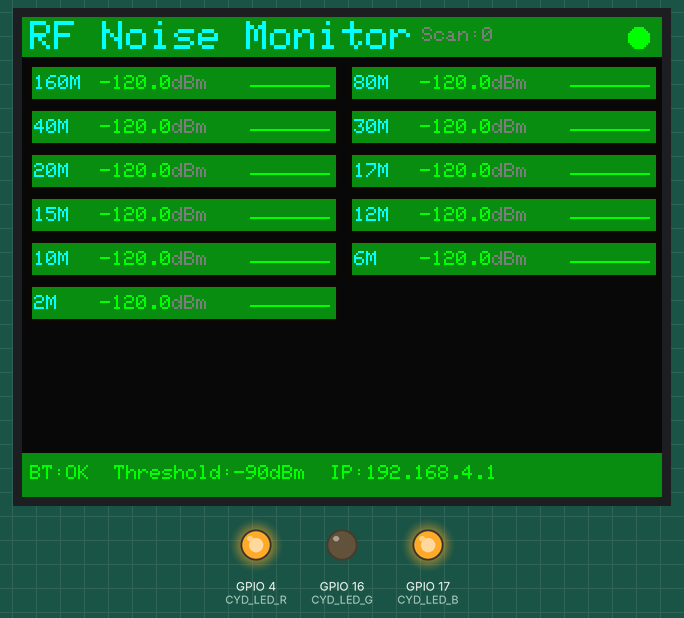
Recording of a sketch running on a simulated ESP32. On the bench: 320×240 colour display, output pins drawn as LEDs (lit = HIGH). Nothing arrives over Bluetooth unless stated.

Above: at 2.0 s.
At 8.5 s:
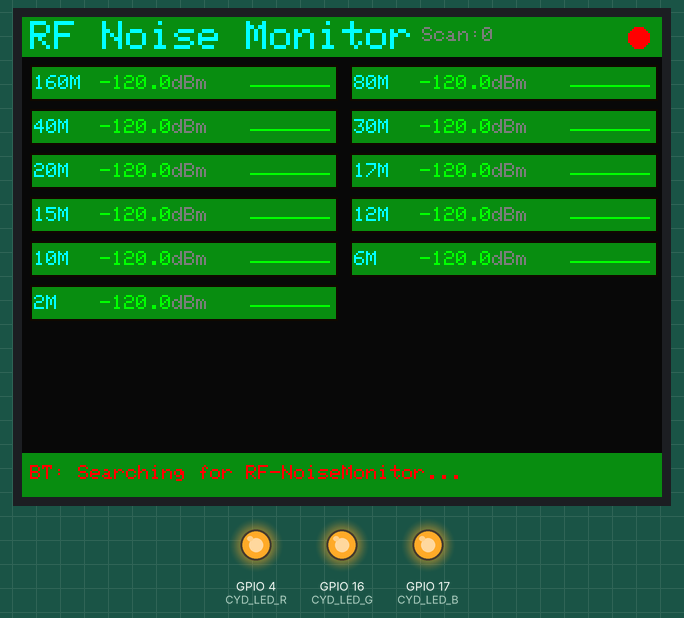
Timing chart, 0 to 10.0 s (numbered marks = the images above):
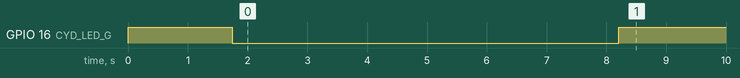

Measured:
- by itself, GPIO 16 (CYD_LED_G): HIGH → LOW at 1.7 s, → HIGH 6.5 s later
- what the display in image 0 shows lasts 6.4 s, from 2.0 s to 8.4 s

The sketch:

cyd_rfi_display.ino
```cpp
// cyd_rfi_display.ino — TM-RFI-FW-002 Rev A
// CYD (ESP32-2432S028R) RFI Noise Floor Display
// ILI9341 320×240, XPT2046 touch, TFT_eSPI
// BT master: connects to "RF-NoiseMonitor"
// Shows: per-band noise floor bars, alert indicators, history trend

#include <Arduino.h>
#include <TFT_eSPI.h>
#include <BluetoothSerial.h>

// ── CYD hardware ──────────────────────────────────────────────────────────
#define CYD_LED_R  4
#define CYD_LED_G  16
#define CYD_LED_B  17

TFT_eSPI    tft = TFT_eSPI();
TFT_eSprite spr = TFT_eSprite(&tft);
BluetoothSerial BT;

// ── Colors ────────────────────────────────────────────────────────────────
#define C_BG      0x0841   // very dark blue-gray
#define C_PANEL   0x0C62
#define C_CYAN    0x07FF
#define C_GREEN   0x07E0
#define C_YELLOW  0xFFE0
#define C_RED     0xF800
#define C_ORANGE  0xFD20
#define C_GRAY    0x7BEF
#define C_WHITE   0xFFFF

// ── Band data ─────────────────────────────────────────────────────────────
#define NUM_BANDS  11
static const char *BAND_NAMES[NUM_BANDS] = {
    "160M","80M","40M","30M","20M","17M","15M","12M","10M","6M","2M"
};

// ── State ─────────────────────────────────────────────────────────────────
static float  g_dBm[NUM_BANDS];
static bool   g_alert[NUM_BANDS];
static bool   g_connected = false;
static float  g_thresh = -90.0f;
static uint32_t g_scan_count = 0;
static unsigned long g_last_rx_ms = 0;
static unsigned long g_connect_ms = 0;

// ── History for mini sparklines ───────────────────────────────────────────
#define HIST_LEN 40
static float g_hist[NUM_BANDS][HIST_LEN];
static uint8_t g_hist_idx = 0;

// ── Parse BT packet from monitor ─────────────────────────────────────────
// Format: "SCAN:123,160M:-95.3,80M:-88.1,...\n"
void parseBTPacket(const String &s) {
    auto getVal = [&](const char *key) -> float {
        int ki = s.indexOf(key);
        if (ki < 0) return -120.0f;
        int vs = ki + strlen(key) + 1;
        int ve = s.indexOf(',', vs);
        if (ve < 0) ve = s.length();
        return s.substring(vs, ve).toFloat();
    };

    int scan_ki = s.indexOf("SCAN:");
    if (scan_ki >= 0) {
        g_scan_count = s.substring(scan_ki + 5, s.indexOf(',', scan_ki)).toInt();
    }

    for (int i = 0; i < NUM_BANDS; i++) {
        g_dBm[i] = getVal(BAND_NAMES[i]);
        g_alert[i] = (g_dBm[i] > g_thresh);
        g_hist[i][g_hist_idx] = g_dBm[i];
    }
    g_hist_idx = (g_hist_idx + 1) % HIST_LEN;
    g_connected = true;
    g_last_rx_ms = millis();
}

// ── Color for noise level ─────────────────────────────────────────────────
uint16_t noiseColor(float dBm) {
    if (dBm > -60) return C_RED;
    if (dBm > -80) return C_ORANGE;
    if (dBm > -100) return C_YELLOW;
    return C_GREEN;
}

// ── Draw main noise floor display ─────────────────────────────────────────
void drawNoiseBars() {
    spr.fillSprite(C_BG);

    // Title bar
    spr.fillRect(0, 0, 320, 20, C_PANEL);
    spr.setTextColor(C_CYAN, C_PANEL);
    spr.setTextSize(2);
    spr.setCursor(4, 2);
    spr.print("RF Noise Monitor");
    uint16_t dot_col = g_connected ? C_GREEN : C_RED;
    spr.fillCircle(308, 10, 5, dot_col);

    // Scan counter
    spr.setTextColor(C_GRAY, C_PANEL);
    spr.setTextSize(1);
    spr.setCursor(200, 5);
    spr.printf("Scan:%lu", (unsigned long)g_scan_count);

    // Band bars — 2 columns × 6 rows + 1 remaining
    const int BAR_W = 140;
    const int BAR_H = 18;
    const int COLS  = 2;
    const int ROW_H = 22;
    const int START_Y = 24;

    for (int i = 0; i < NUM_BANDS; i++) {
        int col = i % COLS;
        int row = i / COLS;
        int x = col * 160 + 4;
        int y = START_Y + row * ROW_H;

        // Background
        uint16_t bg = g_alert[i] ? 0x3000 : C_PANEL;
        spr.fillRect(x, y, 154, BAR_H, bg);
        spr.drawRect(x, y, 154, BAR_H, g_alert[i] ? C_RED : 0x1040);

        // Band name
        spr.setTextColor(g_alert[i] ? C_RED : C_CYAN, bg);
        spr.setTextSize(1);
        spr.setCursor(x + 2, y + 5);
        spr.print(BAND_NAMES[i]);

        // Value
        spr.setTextColor(noiseColor(g_dBm[i]), bg);
        spr.setCursor(x + 35, y + 5);
        spr.printf("%5.1f", g_dBm[i]);
        spr.setTextColor(C_GRAY, bg);
        spr.print("dBm");

        // Bar: map −120→−40 dBm to 0→90px
        float norm = (g_dBm[i] + 120.0f) / 80.0f;
        int bw = (int)(norm * 60.0f);
        bw = constrain(bw, 0, 60);
        spr.fillRect(x + 90, y + 4, bw, BAR_H - 8, noiseColor(g_dBm[i]));

        // Mini sparkline (40 points → 40px wide, 8px tall)
        int sx = x + 110;
        int sy = y + 2;
        for (int j = 0; j < HIST_LEN - 1; j++) {
            int idx0 = (g_hist_idx + j) % HIST_LEN;
            int idx1 = (g_hist_idx + j + 1) % HIST_LEN;
            float v0 = constrain((g_hist[i][idx0] + 120.0f) / 80.0f, 0.0f, 1.0f);
            float v1 = constrain((g_hist[i][idx1] + 120.0f) / 80.0f, 0.0f, 1.0f);
            int y0 = sy + 8 - (int)(v0 * 8);
            int y1 = sy + 8 - (int)(v1 * 8);
            int x0 = sx + j;
            int x1 = sx + j + 1;
            spr.drawLine(x0, y0, x1, y1, noiseColor(g_hist[i][idx0]));
        }
    }

    // Status bar
    spr.fillRect(0, 218, 320, 22, C_PANEL);
    spr.setTextColor(g_connected ? C_GREEN : C_RED, C_PANEL);
    spr.setTextSize(1);
    spr.setCursor(4, 224);
    if (g_connected) {
        spr.printf("BT:OK  Threshold:%.0fdBm  IP:192.168.4.1", g_thresh);
    } else {
        spr.print("BT: Searching for RF-NoiseMonitor...");
    }

    // Alert row (if any alerts)
    bool any_alert = false;
    for (int i = 0; i < NUM_BANDS; i++) if (g_alert[i]) { any_alert = true; break; }
    if (any_alert) {
        spr.fillRect(0, 200, 320, 18, 0x3000);
        spr.setTextColor(C_RED, 0x3000);
        spr.setTextSize(1);
        spr.setCursor(4, 205);
        spr.print("ALERT: ");
        for (int i = 0; i < NUM_BANDS; i++) {
            if (g_alert[i]) { spr.print(BAND_NAMES[i]); spr.print(" "); }
        }
    }

    spr.pushSprite(0, 0);
}

// ── Touch: threshold up/down ──────────────────────────────────────────────
void handleTouch(int tx, int ty) {
    // Bottom status bar: tap left half = decrease threshold, right half = increase
    if (ty >= 218) {
        if (tx < 160) {
            g_thresh -= 5.0f;
            if (g_thresh < -130.0f) g_thresh = -130.0f;
        } else {
            g_thresh += 5.0f;
            if (g_thresh > -20.0f) g_thresh = -20.0f;
        }
        // Recompute alerts
        for (int i = 0; i < NUM_BANDS; i++)
            g_alert[i] = (g_dBm[i] > g_thresh);
    }
}

// ── setup() ───────────────────────────────────────────────────────────────
void setup() {
    Serial.begin(115200);

    pinMode(CYD_LED_R, OUTPUT); pinMode(CYD_LED_G, OUTPUT); pinMode(CYD_LED_B, OUTPUT);
    digitalWrite(CYD_LED_R, HIGH); digitalWrite(CYD_LED_G, HIGH); digitalWrite(CYD_LED_B, LOW);

    // Init history
    for (int i = 0; i < NUM_BANDS; i++)
        for (int j = 0; j < HIST_LEN; j++)
            g_hist[i][j] = -120.0f;
    for (int i = 0; i < NUM_BANDS; i++) {
        g_dBm[i] = -120.0f;
        g_alert[i] = false;
    }

    tft.init();
    tft.setRotation(1);
    tft.fillScreen(C_BG);
    spr.createSprite(320, 240);
    spr.setTextDatum(TL_DATUM);

    tft.setTextColor(C_CYAN, C_BG);
    tft.setTextSize(2);
    tft.setCursor(30, 100);
    tft.print("RFI Noise Monitor");
    tft.setTextSize(1);
    tft.setCursor(70, 130);
    tft.print("TM-RFI-FW-002 Rev A");
    tft.setCursor(50, 148);
    tft.print("Connecting to monitor...");

    BT.begin("CYD-RFIDisplay", true);
    BT.connect("RF-NoiseMonitor");
    g_connect_ms = millis();

    delay(1500);
    digitalWrite(CYD_LED_B, HIGH);
}

// ── loop() ────────────────────────────────────────────────────────────────
void loop() {
    // BT reconnect
    if (!BT.connected() && millis() - g_connect_ms > 5000) {
        g_connect_ms = millis();
        BT.connect("RF-NoiseMonitor");
        g_connected = false;
        static bool blink_state = false;
        blink_state = !blink_state;
        digitalWrite(CYD_LED_B, blink_state ? LOW : HIGH);
    } else if (BT.connected()) {
        g_connected = true;
        digitalWrite(CYD_LED_B, HIGH);
        digitalWrite(CYD_LED_G, LOW);
    }

    // BT RX
    static String bt_buf;
    while (BT.available()) {
        char c = BT.read();
        if (c == '\n' || c == '\r') {
            if (bt_buf.length() > 0) { parseBTPacket(bt_buf); bt_buf = ""; }
        } else bt_buf += c;
    }

    // Stale check
    if (millis() - g_last_rx_ms > 8000 && g_connected) {
        g_connected = false;
        digitalWrite(CYD_LED_G, HIGH);
    }

    // Touch
    uint16_t tx, ty;
    static unsigned long touch_ms = 0;
    if (tft.getTouch(&tx, &ty, 300) && millis() - touch_ms > 200) {
        touch_ms = millis();
        handleTouch(tx, ty);
    }

    // Draw at 10 FPS
    static unsigned long last_draw = 0;
    if (millis() - last_draw >= 100) {
        last_draw = millis();
        drawNoiseBars();
    }
}
```
